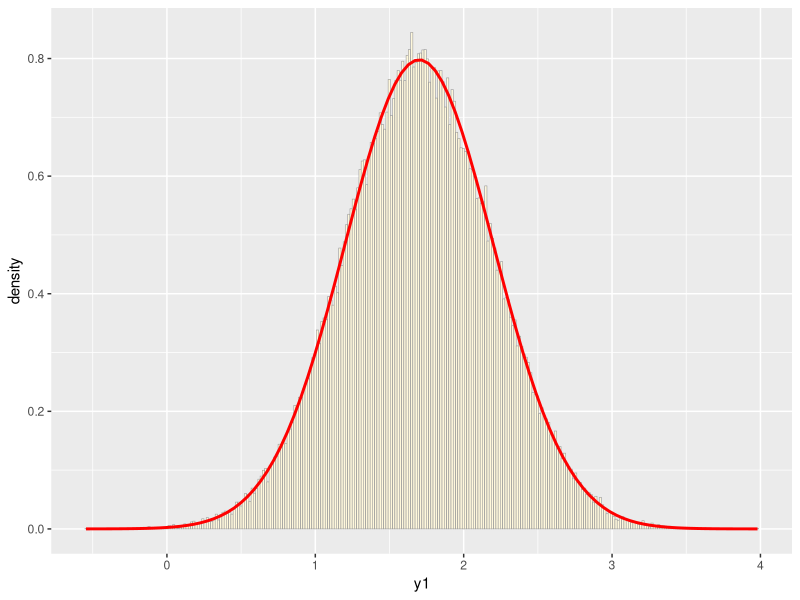
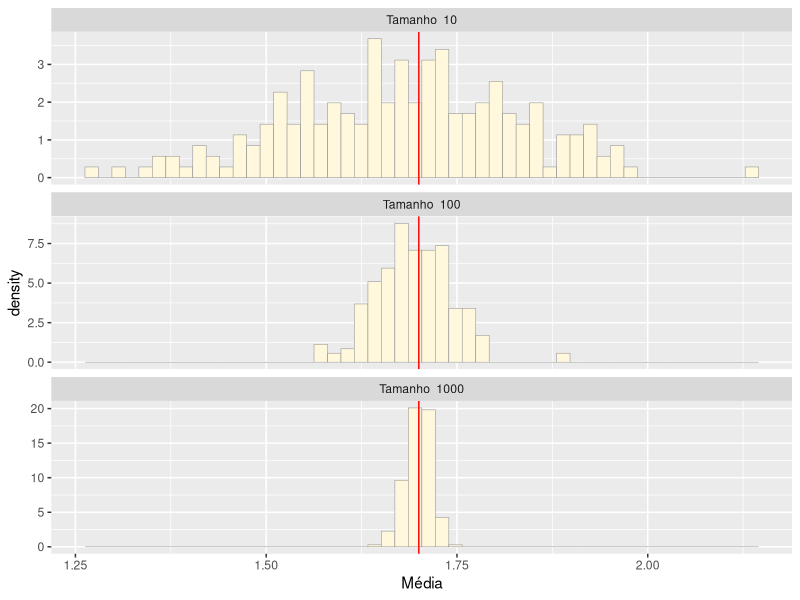

These figures' R source, in order:
library(tidyverse)
library(ggforce)


amostra = rnorm(10, mean = 1.70, sd = 0.5)

x_barra = mean(amostra)

sum(amostra)/10


sample_nor <- 
  tibble(y1 = rnorm(n = 100000, 
                    mean =  1.7, 
                    sd = .5))

ggplot() +
  geom_histogram(aes(x = y1, y = ..density..), 
                 color="grey60",
                 fill="cornsilk",
                 size=0.2,
                 bins = 300,
                 data = sample_nor) +
  # geom_density(aes(x = y1),
  #              linetype="dotted",
  #              size=0.75, 
  #              data = sample_nor) +
  stat_function(
    fun = dnorm, 
    colour="red", 
    size = 1,
    args = list(mean = 1.7, sd = .5))


tamanhos <- c(100, 500, 2500) 

base <- tibble(Amostra = 10, 
               Valores = rnorm(Amostra, mean = 1.7, sd = .5)) %>%
  bind_rows(
    tibble(Amostra = 50, 
         Valores = rnorm(Amostra, mean = 1.7, sd = .5))) %>% 
  bind_rows(
    tibble(Amostra = 100, 
           Valores = rnorm(Amostra, mean = 1.7, sd = .5)))

base %>% 
  group_by(Amostra) %>% 
  summarise(Média = mean(Valores),
            Desvio = sd(Valores))
  
Replicas = 200


base <- expand_grid(Tamanho = c(10L, 100L, 1000L),
                    R = 1:Replicas) %>%
  mutate(Valores = map(Tamanho, rnorm, mean = 1.7, sd = .5)) %>% 
  unnest(Valores) 

base %>% 
  group_by(Tamanho, R) %>% 
  summarise(Média = mean(Valores)) %>% 
  group_by(Tamanho) %>% 
  summarise(x_barra = mean(Média), 
            desvio_x_barra = sd(Média), 
            q1 = quantile(Média, .01),
            q99 = quantile(Média, .99))  

base %>% 
  group_by(Tamanho, R) %>% 
  summarise(Média = mean(Valores), .groups = "drop") %>%
  ggplot() +
  geom_histogram(aes(x = Média, ..density..), 
                 color="grey60",
                 fill="cornsilk",
                 bins = 50,
                 size=0.2) +
  geom_vline(xintercept = 1.7, size = .5, color = "red") +
  facet_col(. ~ paste("Tamanho ", Tamanho), scales = "free_y")
  
